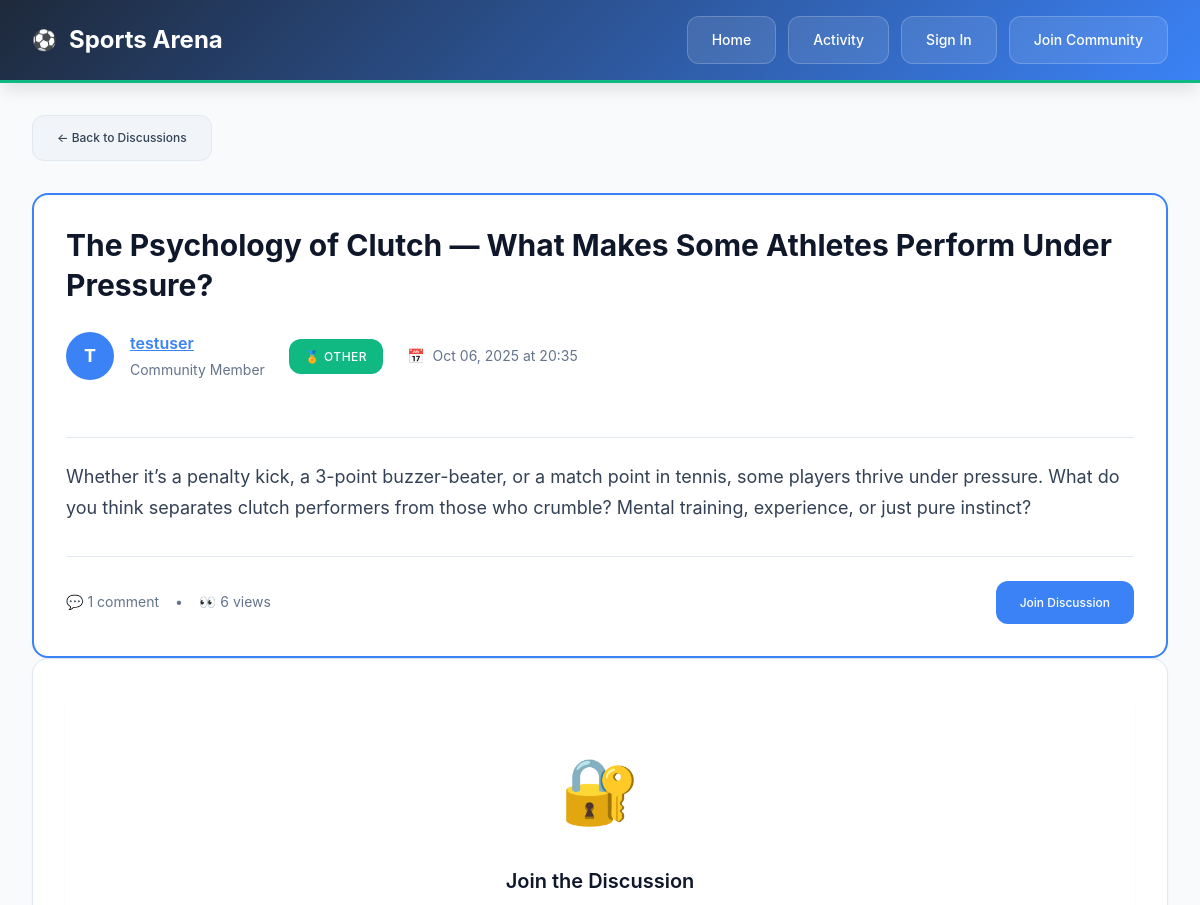
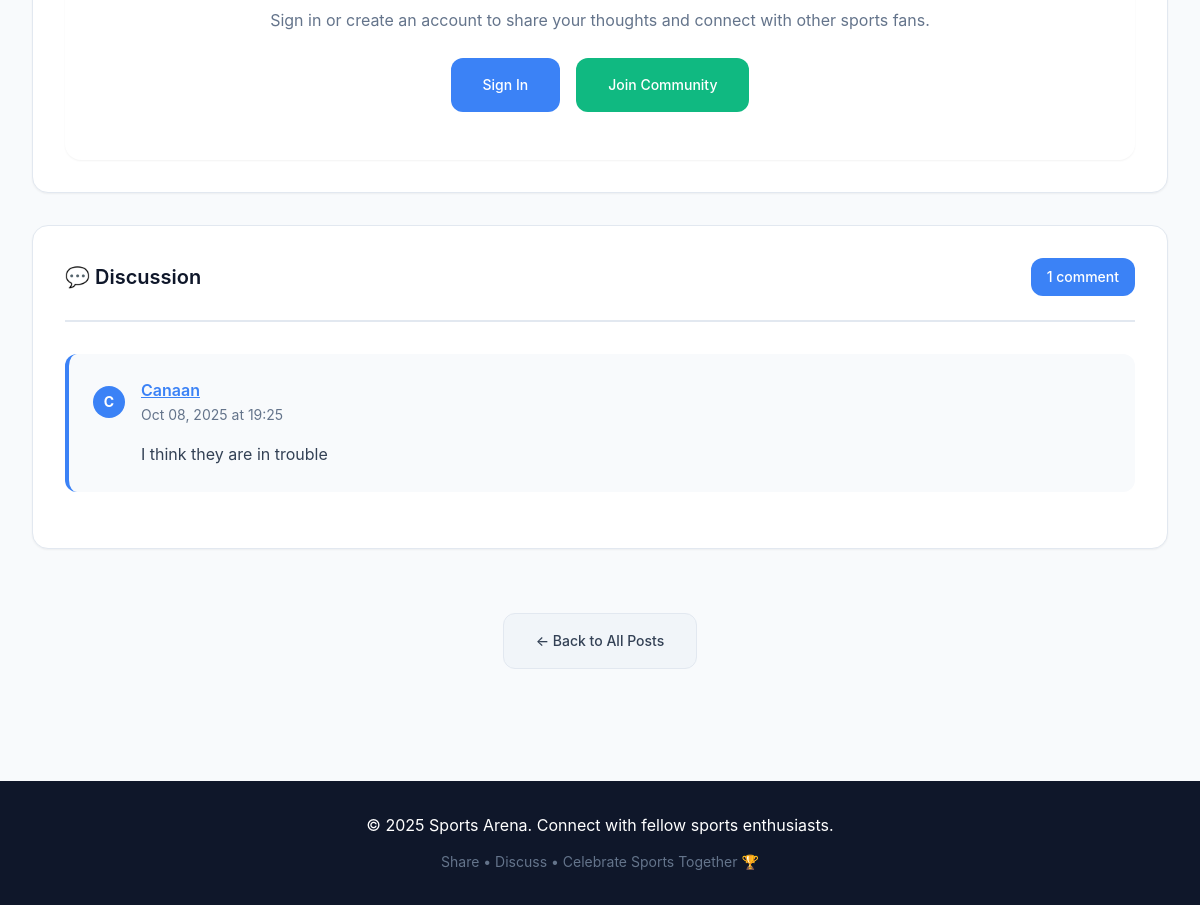
Screenshot of /post/15/ with the database file from the repository (2 pictures, top to bottom).
### community/models.py (models this page shows, shortened)
class Post(models.Model):
    SPORT_CHOICES = [
        ('football', 'Football'),
        ('basketball', 'Basketball'),
        ('soccer', 'Soccer'),
        ('tennis', 'Tennis'),
        ('other', 'Other'),
    ]
    title = models.CharField(max_length=200)
    content = models.TextField()
    author = models.ForeignKey(User, on_delete=models.CASCADE)
    sport_category = models.CharField(max_length=20, choices=SPORT_CHOICES)
    created_at = models.DateTimeField(auto_now_add=True, db_index=True)
    views = models.PositiveIntegerField(default=0)
    class Meta:
        ordering = ['-created_at']

class Comment(models.Model):
    post = models.ForeignKey(Post, on_delete=models.CASCADE, related_name='comments')
    author = models.ForeignKey(User, on_delete=models.CASCADE)
    content = models.TextField()
    created_at = models.DateTimeField(auto_now_add=True, db_index=True)
    class Meta:
        ordering = ['created_at']

### community/views.py (the view)
# urls.py: path('post/<int:pk>/', views.post_detail, name='post_detail'),
def post_detail(request, pk):
    post = get_object_or_404(
        Post.objects.select_related('author'),
        pk=pk
    )
    session_key = f'post_{pk}_viewed'
    if not request.session.get(session_key, False):
        post.views += 1
        post.save(update_fields=['views'])
        request.session[session_key] = True
    comments = post.comments.select_related('author').all()
    if request.method == 'POST':
        if request.user.is_authenticated:
            comment_form = CommentForm(request.POST)
            if comment_form.is_valid():
                comment = comment_form.save(commit=False)
                comment.post = post
                comment.author = request.user
                comment.save()
                messages.success(request, 'Comment added successfully! 💬')
                return redirect('community:post_detail', pk=pk)
        else:
            return redirect('login')
    else:
        comment_form = CommentForm()
    return render(request, 'post_detail.html', {
        'post': post,
        'comments': comments,
        'comment_form': comment_form,
    })

### templates/post_detail.html (shortened to what this page needs)
<!DOCTYPE html>
<html lang="en">
<head>
    {% load static %}
    <link rel="stylesheet" href="{% static 'css/style.css' %}">
</head>
<body>
    <header>
        <div class="header-container">
            <div class="header-logo">
                <h1>Sports Arena</h1>
            </div>
            <nav class="header-nav">
                <a href="{% url 'community:home' %}" class="nav-link">Home</a>
                <a href="{% url 'community:activity_feed' %}" class="nav-link">Activity</a>
                {% if user.is_authenticated %}
                    <a href="{% url 'community:create_post' %}" class="nav-link">Create Post</a>
                    <form method="post" action="{% url 'logout' %}" class="logout-form">
                        {% csrf_token %}
                        <button type="submit" class="logout-btn">Logout {{ user.username }}</button>
                    </form>
                {% else %}
                    <a href="{% url 'login' %}" class="nav-link">Sign In</a>
                    <a href="{% url 'community:register' %}" class="nav-link">Join Community</a>
                {% endif %}
            </nav>
        </div>
    </header>
    <div class="container">
        <div class="breadcrumb">
            <a href="{% url 'community:home' %}" class="btn btn-secondary btn-small">← Back to Discussions</a>
        </div>
        <article class="post-card post-card-featured">
            <div class="post-header">
                <h1 class="post-title post-title-large">
                    <a href="#">{{ post.title }}</a>
                </h1>
                <div class="post-meta mb-4">
                    <div class="author-info">
                        <div class="author-avatar author-avatar-large">
                            {{ post.author.username|first|upper }}
                        </div>
                        <div class="author-details">
                            <h4>
                                <a href="{% url 'community:user_profile' post.author.username %}" class="comment-author">
                                    {{ post.author.username }}
                                </a>
                            </h4>
                            <p>Community Member</p>
                        </div>
                    </div>
                    <div class="post-category">
                        {% if post.sport_category == 'football' %}🏈 Football
                        {% elif post.sport_category == 'basketball' %}🏀 Basketball
                        {% elif post.sport_category == 'soccer' %}⚽ Soccer
                        {% elif post.sport_category == 'tennis' %}🎾 Tennis
                        {% else %}🏅 {{ post.get_sport_category_display }}{% endif %}
                    </div>
                    <div class="post-meta-item">
                        <span>📅</span>
                        <span>{{ post.created_at|date:"M d, Y \a\t H:i" }}</span>
                    </div>
                </div>
            </div>
            <div class="post-content-large">
                {{ post.content|linebreaks }}
            </div>
            <div class="post-footer">
                <div class="flex items-center gap-2">
                    <span class="post-date">💬 {{ comments.count }} comment{{ comments.count|pluralize }}</span>
                    <span class="post-date">•</span>
                    <span class="post-date">👀 {{ post.views }} view{{ post.views|pluralize }}</span>
                </div>
                <a href="#comments" class="btn btn-primary btn-small">Join Discussion</a>
            </div>
        </article>
        <section id="add-comment" class="form-section">
            {% if user.is_authenticated %}
                <div class="author-info mb-4">
                    <div class="author-avatar">
                        {{ user.username|first|upper }}
                    </div>
                    <div class="author-details">
                        <h3>Share Your Thoughts</h3>
                        <p>What do you think about this topic, {{ user.username }}?</p>
                    </div>
                </div>
                <form method="post">
                    {% csrf_token %}
                    <div class="form-group">
                        <label for="id_content" class="form-label">Your Comment</label>
                        <textarea name="content" id="id_content" class="form-textarea"
                                    placeholder="Add your thoughts to the discussion..." required></textarea>
                    </div>
                    <div class="flex justify-between items-center gap-2">
                        <p class="form-help">
                            💡 <strong>Tip:</strong> Be respectful and constructive in your comments
                        </p>
                        <button type="submit" class="btn btn-success">Post Comment</button>
                    </div>
                </form>
            {% else %}
                <div class="empty-state">
                    <div class="empty-state-icon">🔐</div>
                    <h3 class="empty-state-title">Join the Discussion</h3>
                    <p class="empty-state-description">
                        Sign in or create an account to share your thoughts and connect with other sports fans.
                    </p>
                    <div class="action-buttons">
                        <a href="{% url 'login' %}" class="btn btn-primary">Sign In</a>
                        <a href="{% url 'community:register' %}" class="btn btn-success">Join Community</a>
                    </div>
                </div>
            {% endif %}
        </section>
        <section id="comments" class="comments-section">
            <div class="comments-header">
                <div class="comments-title">💬 Discussion</div>
                <div class="comments-count">{{ comments.count }} comment{{ comments.count|pluralize }}</div>
            </div>
            {% for comment in comments %}
            <div class="comment">
                <div class="comment-wrapper">
                    <div class="comment-main">
                        <div class="comment-header">
                            <div class="author-avatar author-avatar-small">
                                {{ comment.author.username|first|upper }}
                            </div>
                            <div>
                                <div class="comment-author">
                                    <a href="{% url 'community:user_profile' comment.author.username %}" class="comment-author">
                                        {{ comment.author.username }}
                                    </a>
                                </div>
                                <div class="comment-date">{{ comment.created_at|date:"M d, Y \a\t H:i" }}</div>
                            </div>
                        </div>
                        <div class="comment-content comment-content-indented">
                            {{ comment.content|linebreaks }}
                        </div>
                    </div>
                </div>
            </div>
            {% endfor %}
        </section>
        <div class="action-section">
            <div class="action-buttons">
                <a href="{% url 'community:home' %}" class="btn btn-secondary">← Back to All Posts</a>
            </div>
        </div>
    </div>
    <footer class="footer">
        <div class="footer-content">
            <p class="footer-main">&copy; 2025 Sports Arena. Connect with fellow sports enthusiasts.</p>
            <p class="footer-sub">Share • Discuss • Celebrate Sports Together 🏆</p>
        </div>
    </footer>
    {% load static %}
</body>
</html>

### rows the page displays
Post: title "The Psychology of Clutch — What Makes Some Athletes Perform Under Pressure?", author.username|first "T", author.username "testuser", sport_category "OTHER", created_at "Oct 06, 2025 at 20:35", content "Whether it’s a penalty kick, a 3-point buzzer-beater, or a match point in tennis, some players thrive under pressure. What do you think separates clutch performers from those who crumble? Mental training, experience, or just pure instinct?", views "6"
Comment: author.username|first "C", author.username "Canaan", created_at "Oct 08, 2025 at 19:25", content "I think they are in trouble"

### other values shown
{{ comments.count }} "1"
